Frame 1 (no input): blank canvas, image omitted
Frame 60 (no input): blank canvas, image omitted
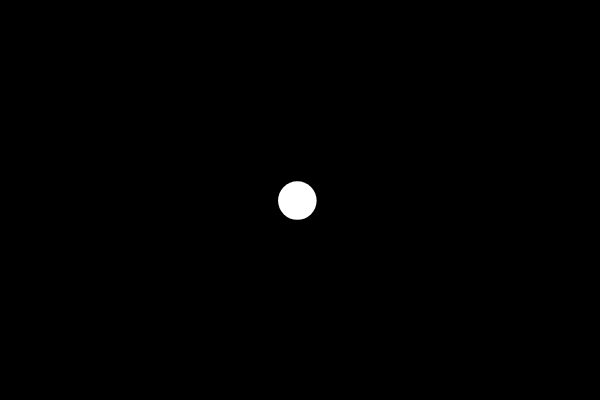
Frame 120 (the mouse pressed at the canvas centre since frame 60)

The p5.js sketch whose frames 1 and 60 were blank and that drew this single picture after the mouse press (run headless with seeded random() and noise() and a simulated clock; from frame 60 on, the mouse is pressed at the canvas centre):

// p5.js sketch
// ── sketch.js
let bubbles = [];
let xOffset, yOffset, size, totalNum = 10;

function setup() {
  createCanvas(600, 400);
  /*
  for(let i = 0; i < totalNum; i++) {
  	xOffset = random(width);
  	yOffset = random(height);
  	size = random(10, 40);
  	bubbles[i] = new Bubble(xOffset, yOffset, size);

  }
  */
}

function mousePressed(){
	let r = random(10, 50);
	let b = new Bubble(mouseX, mouseY, r);
	bubbles.push(b);

}

function draw() {
  background(0);

  for(let bubble of bubbles){
  	bubble.move();
  	bubble.display();

  }
  /*
  for(let i = 0; i < bubbles.length; i++) {
  	bubbles[i].move();
  	bubbles[i].display();

  }
  */
}

class Bubble{
  constructor(x, y, diameter){
  	this.x = x;
  	this.y = y;
  	this.diameter = diameter;

  }
  move(){
  	this.x += random(-1, 1);
    this.y += random(-1, 1);
    
  }

  display(){
  	noStroke();
    fill(255);
    ellipse(this.x, this.y, this.diameter, this.diameter);

  }
}
